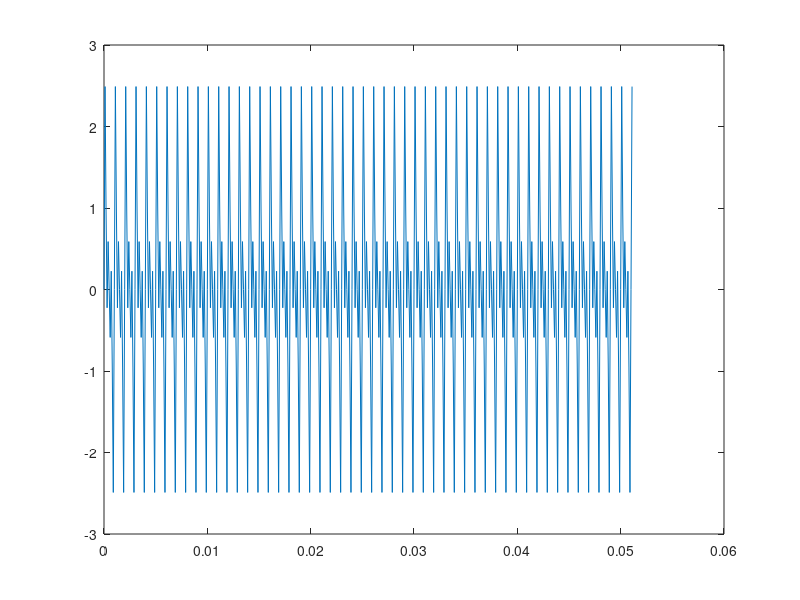
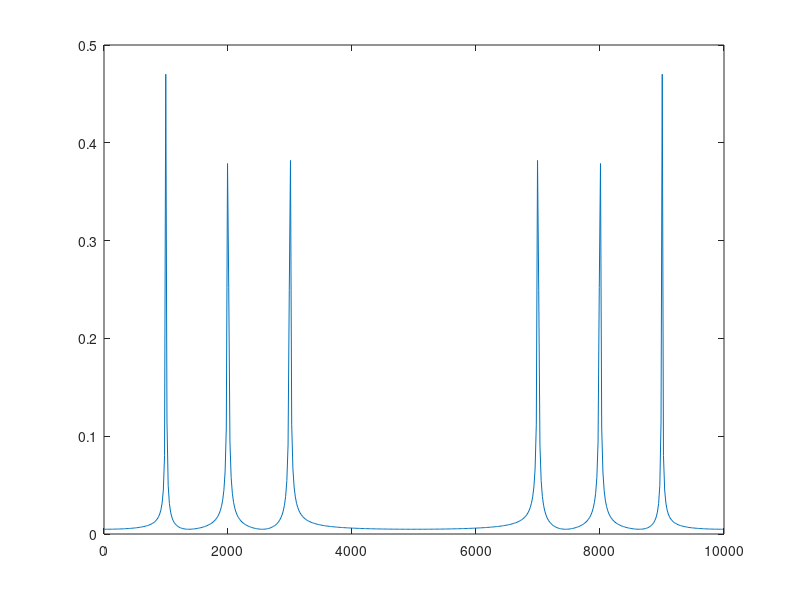
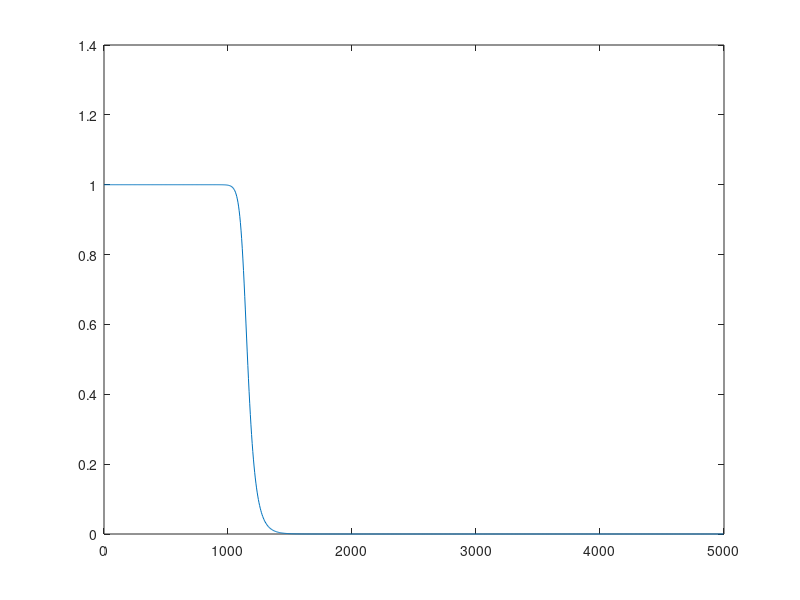
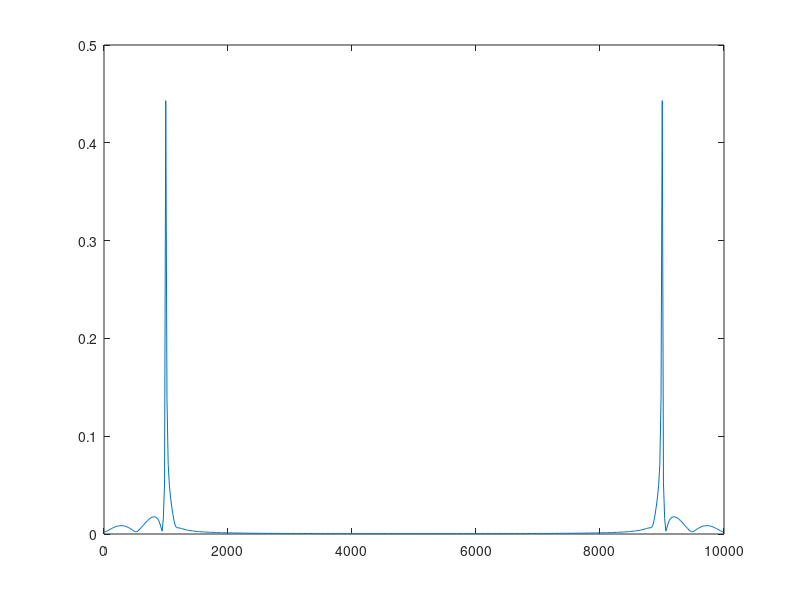

Recreate these plots in MATLAB, in order.
clear all; clc
fs=10e3;
ts=1/fs;
N=512;
t=(0:N-1)*ts;
f1=1e3;
f2=2e3;
f3=3e3;
x1=sin(2*pi*f1*t)+sin(2*pi*f2*t)+sin(2*pi*f3*t);
figure(1)
plot(t,x1)
x1f=fft(x1,N)/N;
x1f=abs(x1f);
f=(0:N-1)*fs/N;
figure(2)
plot(f,x1f);
% filter 1
wp1=1.1e3/(fs/2);
ws1=1.5e3/(fs/2);
Ap1=1;
As1=60;
[n1,wn1]=buttord(wp1,ws1,Ap1,As1);
[b1,a1]=butter(n1,wn1);
[h1,w1]=freqz(b1,a1,1000);
w2=w1*fs/(2*pi);
figure(3); plot(w2,abs(h1))
x2=filter(b1,a1,x1);
x2f=fft(x2,N)/N;
x2f=abs(x2f);
figure(4)
plot(f,x2f);
% filter 2
wp2=[1.8e3 2.2e3]/(fs/2);
ws2=[1.5e3 2.5e3]/(fs/2);
Ap2=1;
As2=60;
[n2,wn2]=buttord(wp2,ws2,Ap2,As2);
[b2,a2]=butter(n2,wn2);
[h2,w2]=freqz(b2,a2,1000);
figure(5); plot(w2,abs(h2))
x3=filter(b2,a2,x1);
x3f=fft(x3,N)/N;
x3f=abs(x3f);
figure(6)
plot(f,x3f);
% filter 3
wp3=2.8e3/(fs/2);
ws3=2.6e3/(fs/2);
Ap3=1;
As3=60;
[n3,wn3]=buttord(wp3,ws3,Ap3,As3);
[b3,a3]=butter(n3,wn3,'high');
[h3,w3]=freqz(b3,a3,1000);
figure(7); plot(w3,abs(h3))
x4=filter(b3,a3,x1);
x4f=fft(x4,N)/N;
x4f=abs(x4f);
figure(8)
plot(f,x4f);